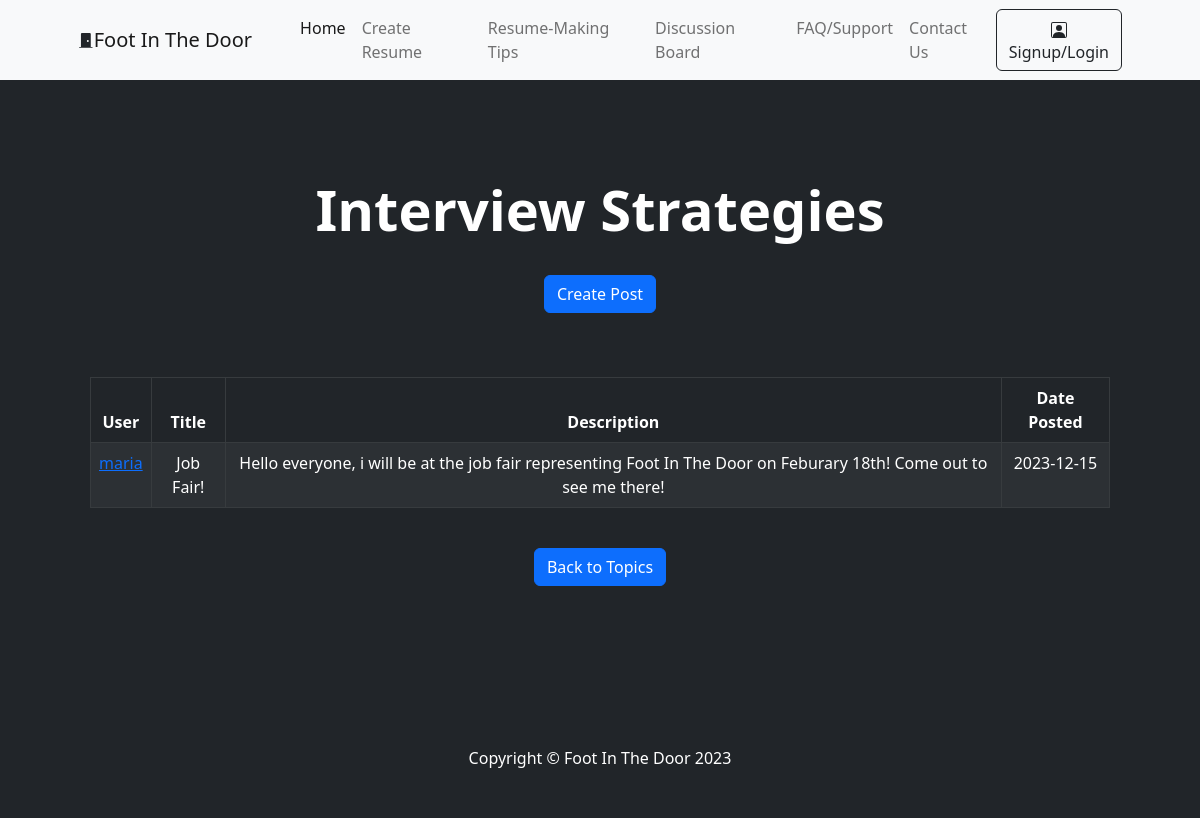
Screenshot of /foot_in_door_website/Disc_strat.php with the database file from the repository.
### tables this page shows
CREATE TABLE `discussion_board` (
  `Discussion_ID` int(12) UNSIGNED NOT NULL,
  `User_ID` int(12) UNSIGNED NOT NULL,
  `Post_Title` varchar(48) NOT NULL,
  `Topic` varchar(24) NOT NULL,
  `Post_Desc` text NOT NULL,
  `Date_Created` date DEFAULT NULL
);

CREATE TABLE `users` (
  `User_ID` int(12) UNSIGNED NOT NULL,
  `Username` varchar(30) DEFAULT NULL,
  `Email` varchar(40) DEFAULT NULL,
  `Password` varchar(255) DEFAULT NULL,
  `Role` tinyint(3) UNSIGNED NOT NULL DEFAULT 0,
  `Phone_Number` varchar(12) DEFAULT NULL
);

### lib/db.php (called while the page is built, shortened)
<?php
function query($pdo,$query,$data=[]) {
	$query=$pdo->prepare($query);
	$query->execute($data);
	return $query;
}

### foot_in_door_website/Disc_strat.php (the view, shortened to what this page needs)
<?php
require_once('../lib/db.php');
require_once('../theme/header.php');
?>
        <header class="bg-dark py-5">
            <div class="container px-4 px-lg-5 my-5">
                <div class="text-center text-white">
                    <h1 class="display-4 fw-bolder">Interview Strategies</h1><br />
                    <a href="discussion_board/create.php" class="btn btn-primary mb-3">Create Post</a>
                     <?php
					$posts= query($pdo, 'SELECT * FROM users natural join discussion_board WHERE Topic=?',['Interview Strategies']);
					echo '<div class="container mt-5">';
					echo '<div class="table-responsive">';
					echo '<table class="table table-dark table-bordered table-striped">';
					echo '<thead class="thead-light">';
					echo '<thead>';
					echo '<tr>';
					echo '<th>User</th>';
					echo '<th>Title</th>';
					echo '<th>Description</th>';
					echo '<th>Date Posted</th>';
					echo '</tr>';
					echo '</thead>';
					echo '<tbody>';
					while($post=$posts->fetch()){
						echo '<tr>';
						echo '<td><a href="users/detail.php?id='.$post['User_ID'].'"</a>'.$post['Username'].'</td>';
						echo '<td>'.$post['Post_Title'].'</td>';
						echo '<td>'.$post['Post_Desc'].'</td>';
						echo '<td>'.$post['Date_Created'].'</td>';
						echo '</tr>';
					}
					echo '</table>';
					echo '</div>';
					echo '</div>';
					?>
					<br />
                    <a href="discussion_board.php" class="btn btn-primary mb-3">Back to Topics</a>
                </div>
            </div>
        </header>
<?php
require_once('../theme/footer.php');
?>
    </body>
</html>

### rows the page displays
discussion_board: User_ID.Username "maria", Post_Title "Job Fair!", Post_Desc "Hello everyone, i will be at the job fair representing Foot In The Door on Feburary 18th! Come out to see me there!", Date_Created "2023-12-15"
